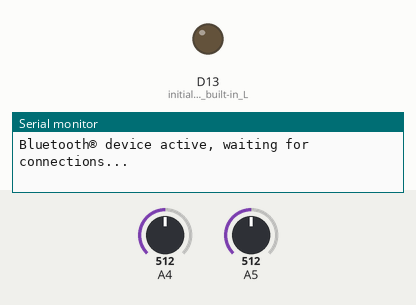
Recording of a sketch running on a simulated Arduino Nano 33 IoT. On the bench: output pins drawn as LEDs (lit = HIGH), the last lines printed to the serial monitor. The test bench sets the inputs (shaded band); at power-on: A4 = 512, A5 = 512. Nothing arrives over Bluetooth unless stated; a phone connects over Bluetooth LE 3 s after start.

Above: at 0.1 s.
At 4.2 s:
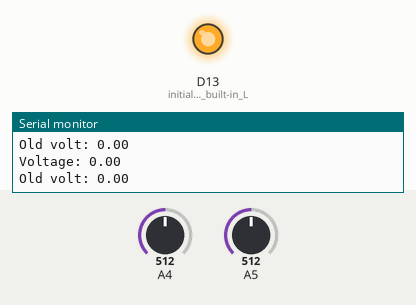
4.3 s: A4 set to 716
Timing chart, 0 to 7.3 s (numbered marks = the images above; inputs shaded):
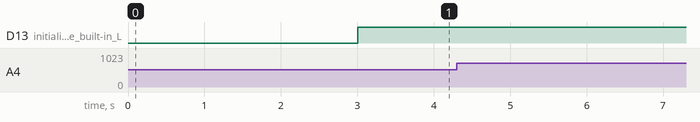

The sketch:

Voltage.ino
```cpp
#include <ArduinoBLE.h>

// Bluetooth® Low Energy Battery Service
BLEService VoltageService("75340d9a-b70d-11ed-afa1-0242ac120002");

// Bluetooth® Low Energy Battery Level Characteristic
BLEUnsignedCharCharacteristic VoltageChar("84244464-b70d-11ed-afa1-0242ac120002",  // standard 16-bit characteristic UUID
    BLERead | BLENotify); // remote clients will be able to get notifications if this characteristic changes
long previousMillis = 0;

#define AVG_WINDOW 10
// variables
float computeAvg(int *myArrg);
void collectPoints(int sampleInterval, int pinNum,int pinNumN, int *myArrg);

//variables
int dispRefresh = 450;  //how often the display updates. needs to be >100
int voltInputPinP = 4; //pin connected to voltmeter positive terminal
int voltInputPinN = 5; //pin connected to voltmeter positive terminal
//int rInputPin = 2;  //pin connected to ohm meter
int sampleInterval = 1; // time between multiple samples
int ADCRaw[AVG_WINDOW] = {0};
int controlByte = 'V'; //
int controlFlag = 1;  // inital mode state
float ADCconversion = 0.00488;
float myAverage;
float voltage;
float current_volt=0;
float oldVoltage;  // last battery level reading from analog input


void setup() {
  Serial.begin(9600); // initialize serial communication
  // while (!Serial);

  pinMode(LED_BUILTIN, OUTPUT); // initialize the built-in LED pin to indicate when a central is connected

  // begin initialization
  if (!BLE.begin()) {
    Serial.println("starting BLE failed!");
    while (1);
  }

  /* Set a local name for the Bluetooth® Low Energy device
     This name will appear in advertising packets
     and can be used by remote devices to identify this Bluetooth® Low Energy device
     The name can be changed but maybe be truncated based on space left in advertisement packet
  */
  BLE.setLocalName("VoltageMonitor");
  BLE.setAdvertisedService(VoltageService); // add the service UUID
  VoltageService.addCharacteristic(VoltageChar); // add the battery level characteristic
  BLE.addService(VoltageService); // Add the battery service
  VoltageChar.writeValue(0); // set initial value for this characteristic

  /* Start advertising Bluetooth® Low Energy.  It will start continuously transmitting Bluetooth® Low Energy
     advertising packets and will be visible to remote Bluetooth® Low Energy central devices
     until it receives a new connection */

  // start advertising
  BLE.advertise();

  Serial.println("Bluetooth® device active, waiting for connections...");
}

void loop() {
  // measure voltage
  collectPoints(sampleInterval, voltInputPinP,voltInputPinN, ADCRaw);
  myAverage = computeAvg(ADCRaw);
  voltage = myAverage * ADCconversion * 100;
  // Serial.println(voltage/100);
  // broadcast voltage over Bluetooth
  //VoltageChar.writeValue(voltage);

  // wait for a Bluetooth® Low Energy central
  BLEDevice central = BLE.central();

  // if a central is connected to the peripheral:
  if (central) {
    // if (1){
    Serial.print("Connected to central: ");
    // print the central's BT address:
    Serial.println(central.address());
    // turn on the LED to indicate the connection:
    digitalWrite(LED_BUILTIN, HIGH);

    // check the battery level every 200ms
    // while the central is connected:
    while (central.connected()) {
    // while(1){
      long currentMillis = millis();
      // if 200ms have passed, check the battery level:
      if (currentMillis - previousMillis >= 200) {
        previousMillis = currentMillis;
        int val = updateVoltage();
        if (val==0) {
          Serial.println("Cover Gone");
          // exit(0);
        }
        VoltageChar.writeValue(val);
      }
    }

    // when the central disconnects, turn off the LED:
    digitalWrite(LED_BUILTIN, LOW);
    Serial.print("Disconnected from central: ");
    Serial.println(central.address());
  }
}

float computeAvg(int *myArrg)
{  //compute the average of the array of points
  int accumulator = 0;
  float val;
  for (int j = 0; j < AVG_WINDOW; j++) {
  accumulator = accumulator + myArrg[j];
  }
  val = (float)accumulator / AVG_WINDOW;
  return val;

  }

  void collectPoints(int sampleInterval, int pinNumP, int pinNumN, int *myArrg)
  { // collect N points from 2 analog ins and take the difference.
    int i = 0;
    while(i < AVG_WINDOW) {
      if(pinNumN == 'G'){
        myArrg[i] = analogRead(pinNumP);
      }
      else{
        myArrg[i] = analogRead(pinNumP) - analogRead(pinNumN);
      }

      //i = (i + 1) % AVG_WINDOW;
      ++i;
      delay(sampleInterval);
  }
    }

int updateVoltage() {
  /* Read the current voltage level on the A0 analog input pin.
     This is used here to simulate the charge level of a battery.
  */

  collectPoints(sampleInterval, voltInputPinP,voltInputPinN, ADCRaw);
  myAverage = computeAvg(ADCRaw);
  oldVoltage = voltage;
  voltage = myAverage * ADCconversion * 100;
  if (voltage != oldVoltage) {      // if the battery level has changed

    //VoltageChar.writeValue(voltage);  // and update the battery level characteristic
    if (abs(oldVoltage-voltage)>4) {
      return 0;
    }
  }
  Serial.print("Voltage: ");
  Serial.println(voltage);
  Serial.print("Old volt: ");
  Serial.println(oldVoltage);

  return 1;
}
```
